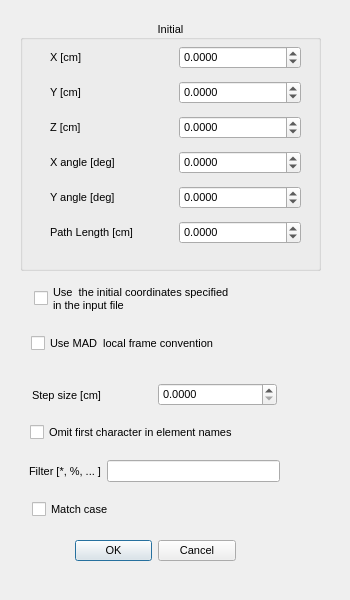
<?xml version="1.0" encoding="UTF-8"?>
<ui version="4.0">
 <class>OrbitDialog</class>
 <widget class="QDialog" name="OrbitDialog">
  <property name="geometry">
   <rect>
    <x>0</x>
    <y>0</y>
    <width>350</width>
    <height>600</height>
   </rect>
  </property>
  <property name="sizePolicy">
   <sizepolicy hsizetype="Fixed" vsizetype="Fixed">
    <horstretch>0</horstretch>
    <verstretch>0</verstretch>
   </sizepolicy>
  </property>
  <property name="minimumSize">
   <size>
    <width>350</width>
    <height>600</height>
   </size>
  </property>
  <property name="maximumSize">
   <size>
    <width>400</width>
    <height>600</height>
   </size>
  </property>
  <property name="font">
   <font>
    <pointsize>8</pointsize>
   </font>
  </property>
  <property name="windowTitle">
   <string>Orbit Dialog</string>
  </property>
  <widget class="QDialogButtonBox" name="buttonBox">
   <property name="geometry">
    <rect>
     <x>75</x>
     <y>535</y>
     <width>161</width>
     <height>32</height>
    </rect>
   </property>
   <property name="orientation">
    <enum>Qt::Horizontal</enum>
   </property>
   <property name="standardButtons">
    <set>QDialogButtonBox::Cancel|QDialogButtonBox::Ok</set>
   </property>
  </widget>
  <widget class="QGroupBox" name="groupBox">
   <property name="geometry">
    <rect>
     <x>20</x>
     <y>20</y>
     <width>301</width>
     <height>251</height>
    </rect>
   </property>
   <property name="title">
    <string>Initial</string>
   </property>
   <property name="alignment">
    <set>Qt::AlignBottom|Qt::AlignHCenter</set>
   </property>
   <widget class="QWidget" name="layoutWidget">
    <property name="geometry">
     <rect>
      <x>30</x>
      <y>20</y>
      <width>251</width>
      <height>212</height>
     </rect>
    </property>
    <layout class="QGridLayout" name="gridLayout">
     <item row="0" column="0">
      <widget class="QLabel" name="label">
       <property name="text">
        <string>X [cm]   </string>
       </property>
      </widget>
     </item>
     <item row="0" column="1">
      <widget class="ScientificDoubleSpinBox" name="doubleSpinBoxX0">
       <property name="decimals">
        <number>4</number>
       </property>
       <property name="minimum">
        <double>-10000.000000000000000</double>
       </property>
       <property name="maximum">
        <double>10000.000000000000000</double>
       </property>
       <property name="singleStep">
        <double>0.100000000000000</double>
       </property>
       <property name="value">
        <double>0.000000000000000</double>
       </property>
      </widget>
     </item>
     <item row="1" column="0">
      <widget class="QLabel" name="label_2">
       <property name="text">
        <string>Y [cm]   </string>
       </property>
      </widget>
     </item>
     <item row="1" column="1">
      <widget class="ScientificDoubleSpinBox" name="doubleSpinBoxY0">
       <property name="decimals">
        <number>4</number>
       </property>
       <property name="minimum">
        <double>-10000.000000000000000</double>
       </property>
       <property name="maximum">
        <double>10000.000000000000000</double>
       </property>
       <property name="singleStep">
        <double>0.010000000000000</double>
       </property>
      </widget>
     </item>
     <item row="2" column="0">
      <widget class="QLabel" name="label_3">
       <property name="text">
        <string>Z [cm]   </string>
       </property>
      </widget>
     </item>
     <item row="2" column="1">
      <widget class="ScientificDoubleSpinBox" name="doubleSpinBoxZ0">
       <property name="decimals">
        <number>4</number>
       </property>
       <property name="minimum">
        <double>-10000.000000000000000</double>
       </property>
       <property name="maximum">
        <double>10000.000000000000000</double>
       </property>
       <property name="singleStep">
        <double>0.010000000000000</double>
       </property>
      </widget>
     </item>
     <item row="3" column="0">
      <widget class="QLabel" name="label_4">
       <property name="text">
        <string>X angle [deg]   </string>
       </property>
      </widget>
     </item>
     <item row="3" column="1">
      <widget class="QDoubleSpinBox" name="doubleSpinBoxXp0">
       <property name="decimals">
        <number>4</number>
       </property>
       <property name="minimum">
        <double>-180.000000000000000</double>
       </property>
       <property name="maximum">
        <double>180.000000000000000</double>
       </property>
       <property name="singleStep">
        <double>0.010000000000000</double>
       </property>
      </widget>
     </item>
     <item row="4" column="0">
      <widget class="QLabel" name="label_8">
       <property name="text">
        <string>Y angle [deg]   </string>
       </property>
      </widget>
     </item>
     <item row="4" column="1">
      <widget class="QDoubleSpinBox" name="doubleSpinBoxYp0">
       <property name="decimals">
        <number>4</number>
       </property>
       <property name="minimum">
        <double>-180.000000000000000</double>
       </property>
       <property name="maximum">
        <double>180.000000000000000</double>
       </property>
       <property name="singleStep">
        <double>0.010000000000000</double>
       </property>
      </widget>
     </item>
     <item row="5" column="0">
      <widget class="QLabel" name="label_5">
       <property name="text">
        <string>Path Length [cm]   </string>
       </property>
      </widget>
     </item>
     <item row="5" column="1">
      <widget class="ScientificDoubleSpinBox" name="doubleSpinBoxS0">
       <property name="decimals">
        <number>4</number>
       </property>
       <property name="minimum">
        <double>-10000.000000000000000</double>
       </property>
       <property name="maximum">
        <double>10000.000000000000000</double>
       </property>
       <property name="singleStep">
        <double>0.010000000000000</double>
       </property>
      </widget>
     </item>
    </layout>
   </widget>
  </widget>
  <widget class="QCheckBox" name="checkBoxNoPrintFirst">
   <property name="geometry">
    <rect>
     <x>30</x>
     <y>417</y>
     <width>251</width>
     <height>31</height>
    </rect>
   </property>
   <property name="text">
    <string>Omit first character in element names</string>
   </property>
  </widget>
  <widget class="QCheckBox" name="checkBoxInitMatchCase">
   <property name="geometry">
    <rect>
     <x>32</x>
     <y>499</y>
     <width>101</width>
     <height>21</height>
    </rect>
   </property>
   <property name="text">
    <string>Match case</string>
   </property>
  </widget>
  <widget class="QWidget" name="layoutWidget">
   <property name="geometry">
    <rect>
     <x>29</x>
     <y>455</y>
     <width>251</width>
     <height>32</height>
    </rect>
   </property>
   <layout class="QHBoxLayout" name="horizontalLayout">
    <item>
     <widget class="QLabel" name="label_7">
      <property name="text">
       <string>Filter [*, %, ... ]</string>
      </property>
     </widget>
    </item>
    <item>
     <widget class="QLineEdit" name="lineEditFilter"/>
    </item>
   </layout>
  </widget>
  <widget class="QWidget" name="layoutWidget">
   <property name="geometry">
    <rect>
     <x>32</x>
     <y>379</y>
     <width>245</width>
     <height>32</height>
    </rect>
   </property>
   <layout class="QHBoxLayout" name="horizontalLayout_2">
    <item>
     <widget class="QLabel" name="label_6">
      <property name="text">
       <string>Step size [cm]</string>
      </property>
     </widget>
    </item>
    <item>
     <widget class="QDoubleSpinBox" name="doubleSpinBoxStepSize">
      <property name="decimals">
       <number>4</number>
      </property>
      <property name="maximum">
       <double>100000.000000000000000</double>
      </property>
     </widget>
    </item>
   </layout>
  </widget>
  <widget class="QCheckBox" name="checkBoxUseMADFrame">
   <property name="geometry">
    <rect>
     <x>31</x>
     <y>328</y>
     <width>241</width>
     <height>31</height>
    </rect>
   </property>
   <property name="text">
    <string>Use MAD  local frame convention </string>
   </property>
  </widget>
  <widget class="QCheckBox" name="checkBoxInitFromFile">
   <property name="geometry">
    <rect>
     <x>34</x>
     <y>283</y>
     <width>241</width>
     <height>31</height>
    </rect>
   </property>
   <property name="text">
    <string>Use  the initial coordinates specified
in the input file </string>
   </property>
  </widget>
 </widget>
 <customwidgets>
  <customwidget>
   <class>ScientificDoubleSpinBox</class>
   <extends>QDoubleSpinBox</extends>
   <header>ScientificDoubleSpinBox.h</header>
  </customwidget>
 </customwidgets>
 <resources/>
 <connections>
  <connection>
   <sender>buttonBox</sender>
   <signal>accepted()</signal>
   <receiver>OrbitDialog</receiver>
   <slot>accept()</slot>
   <hints>
    <hint type="sourcelabel">
     <x>248</x>
     <y>254</y>
    </hint>
    <hint type="destinationlabel">
     <x>157</x>
     <y>274</y>
    </hint>
   </hints>
  </connection>
  <connection>
   <sender>buttonBox</sender>
   <signal>rejected()</signal>
   <receiver>OrbitDialog</receiver>
   <slot>reject()</slot>
   <hints>
    <hint type="sourcelabel">
     <x>316</x>
     <y>260</y>
    </hint>
    <hint type="destinationlabel">
     <x>286</x>
     <y>274</y>
    </hint>
   </hints>
  </connection>
 </connections>
</ui>
